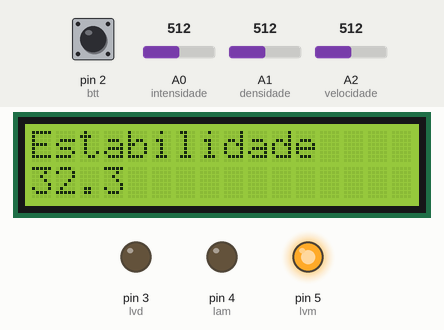
This sketch was run on a simulated Arduino Uno, built with avr-gcc and run on an emulated ATmega328P. On the bench: 16×2 character LCD, output pins drawn as LEDs (lit = HIGH). The inputs (shaded band) are chosen by the test bench; at power-on: pin 2 (btt) HIGH, A0 (intensidade) = 512, A1 (densidade) = 512, A2 (velocidade) = 512.

Above: at 1.2 s.
1.3 s: pin 2 (btt) pulled LOW for 0.15 s
At 2.0 s:
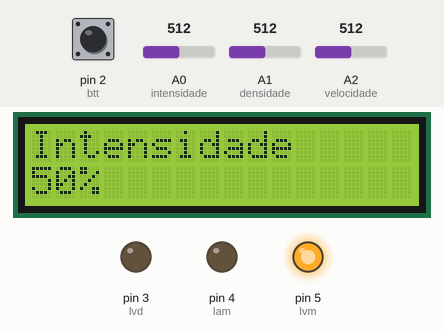
2.9 s: A0 (intensidade) set to 109
At 3.6 s:
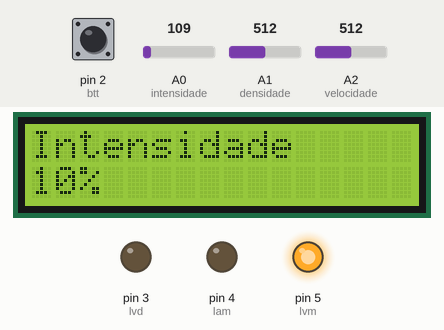
4.4 s: A0 (intensidade) set to 93
At 4.7 s:
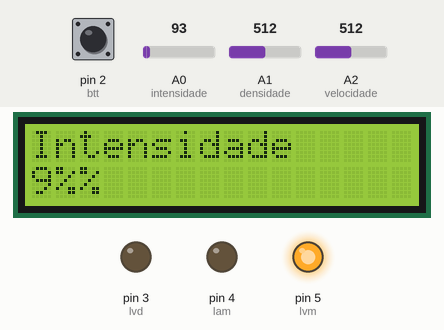
5.9 s: pin 2 (btt) pulled LOW for 1 s
At 6.3 s:
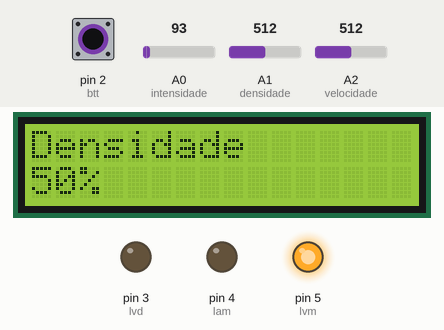
8.4 s: A1 (densidade) set to 107
At 9.0 s:
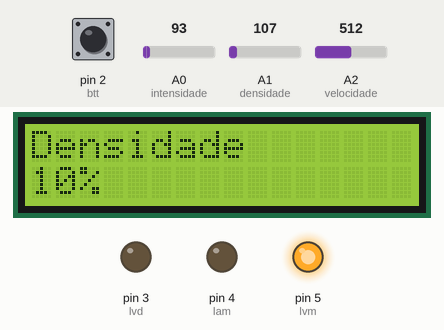
9.9 s: A1 (densidade) set to 93
At 11.2 s:
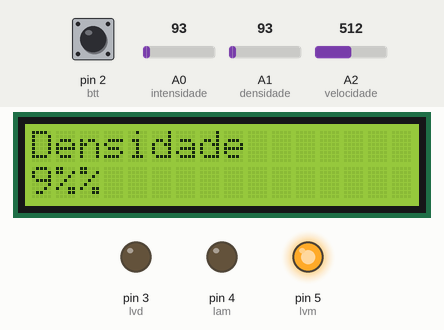
Timing chart, 0 to 12.4 s (numbered marks = the images above; inputs shaded):
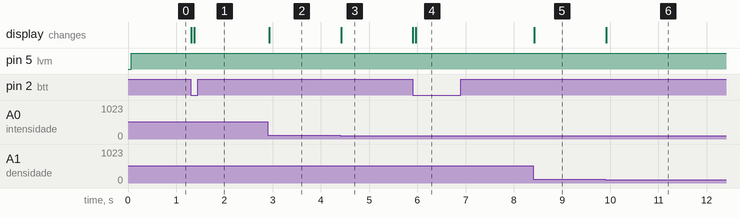

Measured:
- the behaviour switches between 103 and 102 on A0 (intensidade) (found by bisection; images 2 and 3)
- the behaviour switches between 103 and 102 on A1 (densidade) (found by bisection; images 5 and 6)
- after the input at 1.3 s, the display: first changes at once (image 1 shows a later state)
- after the input at 2.9 s, the display: changes at once (image 2)
- after the input at 4.4 s, the display: changes at once (image 3)
- after the input at 5.9 s, the display: first changes at once (image 4 shows a later state)
- after the input at 8.4 s, the display: changes at once (image 5)
- after the input at 9.9 s, the display: changes at once (image 6)

The sketch:

codigo.ino
```cpp
#include <LiquidCrystal_I2C.h>
#include <Wire.h>

#define lvd 3
#define lam 4
#define lvm 5

#define btt 2

#define intensidade A0
#define densidade A1
#define velocidade A2

LiquidCrystal_I2C lcd(0x20,16,2);

int intenvalue;
int denvalue;
int velovalue;
float estabilidade;
int tela;
int state_bt;
int state_ant;
int alert;

void setup()
{
  pinMode(lvd, OUTPUT);
  pinMode(lam, OUTPUT);
  pinMode(lvm, OUTPUT);

  pinMode(btt, INPUT_PULLUP);

  lcd.init();
  lcd.backlight();
  lcd.clear();
}

void loop()
{
  state_bt = digitalRead(btt);

  calc_estabilidade();

  digitalWrite(lvd, alert == 1);
  digitalWrite(lam, alert == 2);
  digitalWrite(lvm, alert == 3);

  if (state_bt == 0 && state_ant == 1){
   tela++;
   lcd.clear();
   delay(50);
  }

  if (tela > 3){
    tela = 0;
  }

  selet();
  state_ant = state_bt;
}


void calc_estabilidade(){
  intenvalue = map(analogRead(intensidade), 0, 1023, 0, 100);
  denvalue = map(analogRead(densidade), 0, 1023, 0, 100);
  velovalue = map(analogRead(velocidade), 0, 1023, 0, 100);

  estabilidade = intenvalue / (1 + 0.7 * (denvalue / 100.0) + 0.4 * (velovalue / 100.0));

  if (estabilidade < 40){alert = 3;}
  else if(estabilidade < 60){alert =2;}
  else{alert = 1;}
}

void selet(){
  switch(tela){
    case 0:
    tela_estab();
    break;
    case 1:
    tela_inte();
    break;
    case 2:
    tela_den();
    break;
    case 3:
    tela_velo();
    break;
  }
}
void tela_estab(){
  lcd.setCursor(0,0);
  lcd.print("Estabilidade");
  lcd.setCursor(0,1);
  lcd.print(estabilidade,1);
}

void tela_inte(){
  lcd.setCursor(0,0);
  lcd.print("Intensidade");
  lcd.setCursor(0,1);
  lcd.print(intenvalue);
  lcd.print("%");
}

void tela_den(){
  lcd.setCursor(0,0);
  lcd.print("Densidade");
  lcd.setCursor(0,1);
  lcd.print(denvalue);
  lcd.print("%");
}

void tela_velo(){
  lcd.setCursor(0,0);
  lcd.print("Velocidade");
  lcd.setCursor(0,1);
  lcd.print(velovalue);
  lcd.print("%");
}
```
